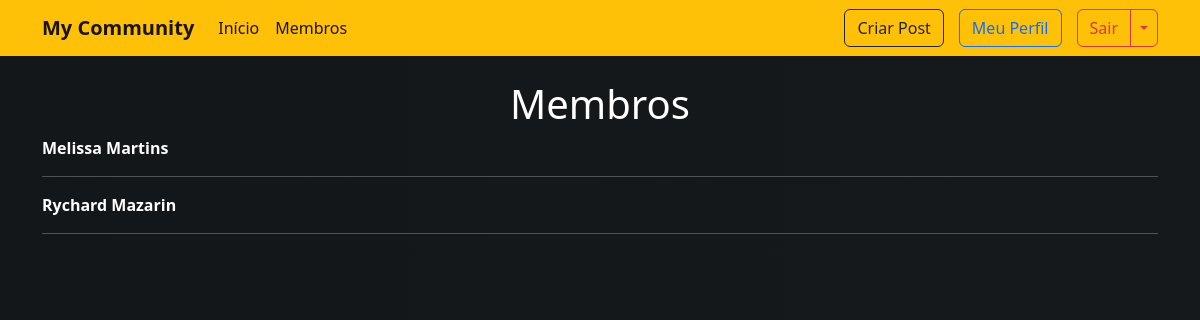
The page /membros (signed in) on the database as committed earlier.
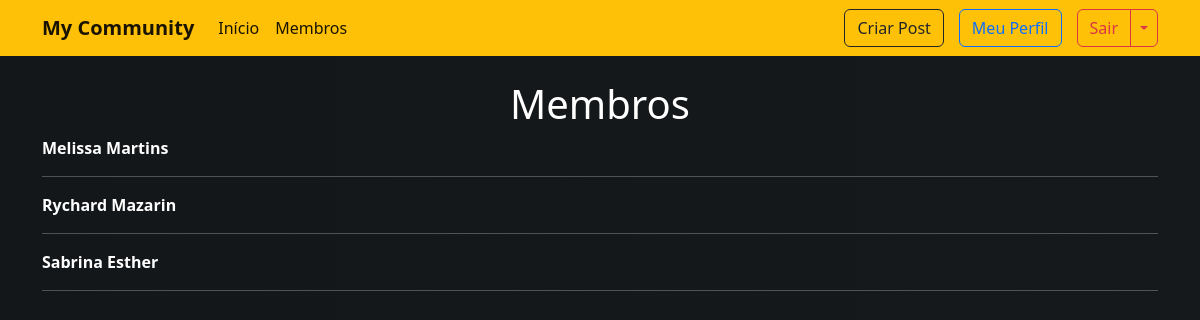
The same page on the database as committed later.
### mycommunity/models.py (models this page shows)
class Usuario(database.Model, UserMixin):
    id = database.Column(database.Integer, primary_key=True)
    nome = database.Column(database.String, nullable=False)
    sobrenome = database.Column(database.String, nullable=False)
    username = database.Column(database.String, nullable=False, unique=True)
    email = database.Column(database.String, nullable=False, unique=True)
    senha = database.Column(database.String, nullable=False)
    foto_perfil = database.Column(database.String, default='default.jpg')
    posts = database.relationship('Post', backref='autor', lazy=True)
    tech_principal = database.Column(database.String, nullable=False, default='Não Informado')

### mycommunity/routes.py (the view)
@app.route("/membros")
@login_required
def membros():
    users = Usuario.query.all()
    return render_template("members.html", users=users)

### mycommunity/models.py (called while the page is built)
@login_manager.user_loader
def load_user(id_user):
    usuario = Usuario.query.get(int(id_user))
    return usuario

### mycommunity/templates/members.html
{% extends "base.html" %}
{% block body %}
    <br>
    <div class="text-white container" style="border-radius: 1rem;">
        <h1 style="text-align: center;">Membros</h1>
        {% for user in users %}
            <strong>{{ user.nome.capitalize() }} {{ user.sobrenome.capitalize() }}</strong>
            <hr>
        {% endfor %}
    </div>
{% endblock %}

### mycommunity/templates/base.html (shortened to what this page needs)
<!DOCTYPE html>
<html lang="en">
    <head>
        <link href="https://cdn.jsdelivr.net/npm/bootstrap@5.2.0/dist/css/bootstrap.min.css" rel="stylesheet">
    </head>
    <body style="background: linear-gradient(to right, #14171A, #16191c)">
        {% include "navbar.html" %}
        {% block body %}
        {% endblock %}
    </body>
</html>

### mycommunity/templates/navbar.html (shortened to what this page needs)
<nav class="navbar navbar-expand-lg bg-warning">
    <div class="container-fluid container">
        <a class="navbar-brand" href="{{ url_for('home') }}"><strong>My Community</strong></a>
        {% if current_user.is_authenticated %}
        <div class="collapse navbar-collapse" id="navbarSupportedContent">
          <ul class="navbar-nav me-auto mb-2 mb-lg-0">
            <li class="nav-item">
              <a class="nav-link active" aria-current="page" href="{{ url_for('home') }}">Início</a>
            </li>
            <li class="nav-item">
              <a class="nav-link active" aria-current="page" href="{{ url_for('membros') }}">Membros</a>
            </li>
          </ul>
          <a class="btn btn-outline-dark" href="{{  url_for('create_post') }}" role="button">Criar Post</a>
          <a style="margin: 0 15px;" class="btn btn-outline-primary" href="{{  url_for('profile') }}" role="button">Meu Perfil</a>
          <div class="btn-group">
            <a class="btn btn-outline-danger" href="{{ url_for('logout') }}" role="button">Sair</a>
            <button type="button" class="btn btn-outline-danger dropdown-toggle dropdown-toggle-split" data-bs-toggle="dropdown" aria-expanded="false">
            </button>
          </div>
          </div>
        {% endif %}
    </div>
</nav>

Rows that differ between the two databases and show on the page:
added Usuario: nome "Sabrina", sobrenome "Esther"
